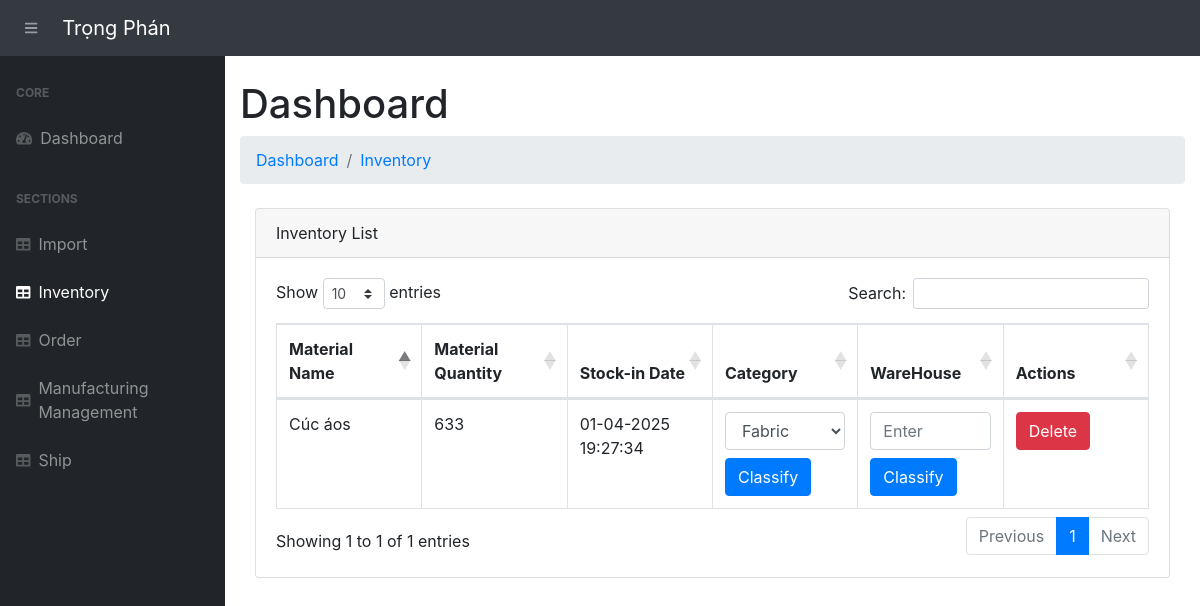
The app's page /inventory/, older data.
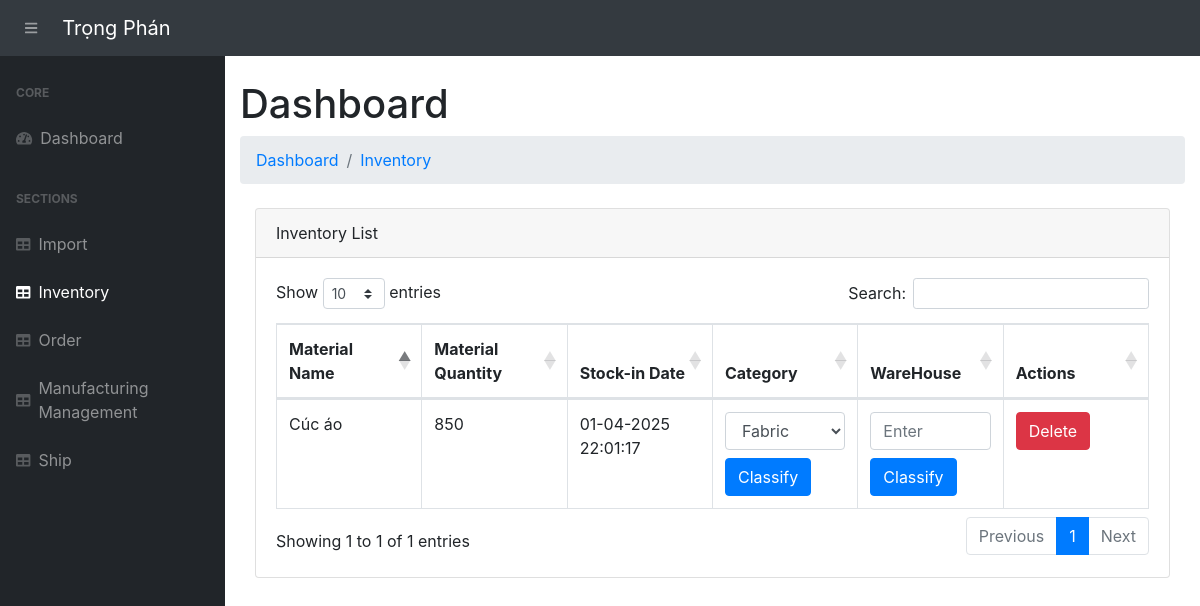
The same page, newer data.
### app.py (models this page shows, shortened)
class Inventory(db.Model):
    __tablename__ = 'inventory'
    stockTran_id = db.Column(db.Integer, primary_key=True)  # Unique ID for the inventory record
    product_name = db.Column(db.String(255), nullable=False)  # Name of the product
    quantity = db.Column(db.Integer, nullable=False, default=0)  # Quantity of the product in stock
    transaction_type = db.Column(db.String(50), nullable=False)  # "Addition" or "Removal"
    transaction_date = db.Column(db.DateTime, default=vietnam_now)  # Date of transaction
    import_id = db.Column(db.Integer, db.ForeignKey('imports.import_id'), nullable=False)  # Foreign Key to Import (raw material)
    import_data = db.relationship('Import', backref='inventory_records', lazy=True)
    category = db.Column(db.String(255))
    warehouse=db.Column(db.String(255))

class Import(db.Model):
    __tablename__ = 'imports'
    import_id = db.Column(db.Integer, primary_key=True, autoincrement=True)
    material_name = db.Column(db.String(255), nullable=False)
    material_description = db.Column(db.String(255))
    quantity_in_stock = db.Column(db.Integer, default=0)
    reorder_level = db.Column(db.Integer, default=10)
    sup_name = db.Column(db.String(255), nullable=False)
    sup_contact_info = db.Column(db.String(255), nullable=False)
    sup_address = db.Column(db.String(255), nullable=False)
    status = db.Column(db.String(50), default="Supplying")
    section_name = db.Column(db.String(255))  # Section name for classification
    category = db.Column(db.String(255))  # Category of the material

### app.py (the view)
@app.route('/inventory/')
def view_inventory():
    inventory = Inventory.query.all()
    low_stock_items = [item for item in inventory if item.quantity <= item.import_data.reorder_level]
    imports = Import.query.all()
    return render_template("inventory.html", inventory=inventory, imports=imports,low_stock_items=low_stock_items )

### templates/inventory.html (shortened to what the changed rows need)
{% extends 'base.html' %}
 {% block content %}
<main>
    <div class="container-fluid">
        <h1 class="mt-4">Dashboard</h1>
        <div class="container-fluid">
            <div class="card mb-4">
                <div class="card-body">
                    <table class="table table-bordered" id="dataTable" width="100%" cellspacing="0" style="table-layout: fixed;">
                        <thead>
                            <tr>
                                <th>Material Name</th>
                                <th>Material Quantity</th>
                                <th>Stock-in Date</th>
                                <th>Category</th>
                                <th>WareHouse</th>
                                <th>Actions</th>
                            </tr>
                        </thead>
                        <tbody>
                            {% for item in inventory %}
                                <tr>
                                    <td>{{ item.import_data.material_name }}</td>
                                    <td>
                                        {% if  item.quantity  < item.import_data.reorder_level %}
                                            <span class="text-danger">Stock data unavailable (3). Please update inventory records.</span>
                                        {% else %}
                                            {{ item.quantity  }}
                                        {% endif %}
                                    </td>
                                    <td>{{ item.transaction_date.strftime('%d-%m-%Y %H:%M:%S') }}</td>
                                    <td>
                                        {% if item.category is none %}
                                            <form action="{{ url_for('classify_material', inventory_id=item.stockTran_id) }}" method="POST" class="d-flex flex-column align-items-start">
                                                <select name="category" required class="form-control mb-2">
                                                    <option value="fabric">Fabric</option>
                                                </select>
                                                <button type="submit" class="btn btn-primary">Classify</button>
                                            </form>
                                        {% else %}
                                            {{ item.category }}
                                        {% endif %}
                                    </td>
                                    <td>
                                        {% if item.warehouse is none %}
                                            <form action="{{ url_for('classify_warehouse', inventory_id=item.stockTran_id) }}" method="POST" class="d-flex flex-column align-items-start">
                                                <input type="text" name="warehouse" placeholder="Enter" required class="form-control mb-2">
                                                <button type="submit" class="btn btn-primary">Classify</button>
                                            </form>
                                        {% else %}
                                            {{ item.warehouse }}
                                        {% endif %}
                                    </td>
                                    <td>
                                        <form action="{{ url_for('delete_inventory', inventory_id=item.stockTran_id) }}" method="POST" style="display:inline;">
                                            <button type="submit" class="btn btn-danger mb-2" onclick="return confirm('Are you sure you want to delete this inventory item?')">Delete</button>
                                        </form>
                                    </td>
                                </tr>
                            {% endfor %}
                        </tbody>
                    </table>
                </div>
            </div>
        </div>
    </div>
</main>
{% endblock %}

Row changes from the older to the newer data that the page shows:
changed Inventory: import_data.material_name "Cúc áos" → "Cúc áo"; quantity "633" → "850"; transaction_date "01-04-2025 19:27:34" → "01-04-2025 22:01:17"
